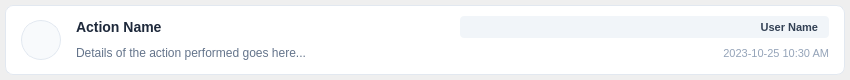
<?xml version="1.0" encoding="UTF-8"?>
<ui version="4.0">
 <class>ItemAudit</class>
 <widget class="QWidget" name="ItemAudit">
  <property name="geometry">
   <rect>
    <x>0</x>
    <y>0</y>
    <width>850</width>
    <height>80</height>
   </rect>
  </property>
  <property name="minimumSize">
   <size>
    <width>0</width>
    <height>80</height>
   </size>
  </property>
  <property name="styleSheet">
   <string notr="true">
    #frame_card {
        background-color: white;
        border: 1px solid #E2E8F0;
        border-radius: 8px;
    }
    #lbl_action {
        color: #1E293B;
        font-weight: bold;
        font-size: 14px;
    }
    #lbl_details {
        color: #64748B;
        font-size: 12px;
    }
    #lbl_user {
        color: #334155;
        font-weight: 600;
        font-size: 11px;
        background-color: #F1F5F9;
        padding: 4px 8px;
        border-radius: 4px;
    }
    #lbl_time {
        color: #94A3B8;
        font-size: 11px;
    }
   </string>
  </property>
  <layout class="QHBoxLayout" name="horizontalLayout">
   <property name="spacing">
    <number>0</number>
   </property>
   <property name="leftMargin">
    <number>5</number>
   </property>
   <property name="topMargin">
    <number>5</number>
   </property>
   <property name="rightMargin">
    <number>5</number>
   </property>
   <property name="bottomMargin">
    <number>5</number>
   </property>
   <item>
    <widget class="QFrame" name="frame_card">
     <property name="frameShape">
      <enum>QFrame::Shape::StyledPanel</enum>
     </property>
     <property name="frameShadow">
      <enum>QFrame::Shadow::Raised</enum>
     </property>
     <layout class="QHBoxLayout" name="horizontalLayout_2">
      <property name="spacing">
       <number>15</number>
      </property>
      <property name="leftMargin">
       <number>15</number>
      </property>
      <property name="topMargin">
       <number>10</number>
      </property>
      <property name="rightMargin">
       <number>15</number>
      </property>
      <property name="bottomMargin">
       <number>10</number>
      </property>
      <item>
       <widget class="QLabel" name="lbl_icon">
        <property name="minimumSize">
         <size>
          <width>40</width>
          <height>40</height>
         </size>
        </property>
        <property name="maximumSize">
         <size>
          <width>40</width>
          <height>40</height>
         </size>
        </property>
        <property name="styleSheet">
         <string>background-color: #F8FAFC; border-radius: 20px; border: 1px solid #E2E8F0;</string>
        </property>
        <property name="text">
         <string/>
        </property>
        <property name="alignment">
         <set>Qt::AlignmentFlag::AlignCenter</set>
        </property>
       </widget>
      </item>

      <item>
       <layout class="QVBoxLayout" name="verticalLayout">
        <property name="spacing">
         <number>4</number>
        </property>
        <item>
         <widget class="QLabel" name="lbl_action">
          <property name="text">
           <string>Action Name</string>
          </property>
         </widget>
        </item>
        <item>
         <widget class="QLabel" name="lbl_details">
          <property name="text">
           <string>Details of the action performed goes here...</string>
          </property>
          <property name="wordWrap">
           <bool>true</bool>
          </property>
         </widget>
        </item>
       </layout>
      </item>

      <item>
       <layout class="QVBoxLayout" name="verticalLayout_2">
        <property name="spacing">
         <number>4</number>
        </property>
        <item>
         <widget class="QLabel" name="lbl_user">
          <property name="text">
           <string>User Name</string>
          </property>
          <property name="alignment">
           <set>Qt::AlignmentFlag::AlignRight|Qt::AlignmentFlag::AlignTrailing|Qt::AlignmentFlag::AlignVCenter</set>
          </property>
         </widget>
        </item>
        <item>
         <widget class="QLabel" name="lbl_time">
          <property name="text">
           <string>2023-10-25 10:30 AM</string>
          </property>
          <property name="alignment">
           <set>Qt::AlignmentFlag::AlignRight|Qt::AlignmentFlag::AlignTrailing|Qt::AlignmentFlag::AlignVCenter</set>
          </property>
         </widget>
        </item>
       </layout>
      </item>
     </layout>
    </widget>
   </item>
  </layout>
 </widget>
</ui>
